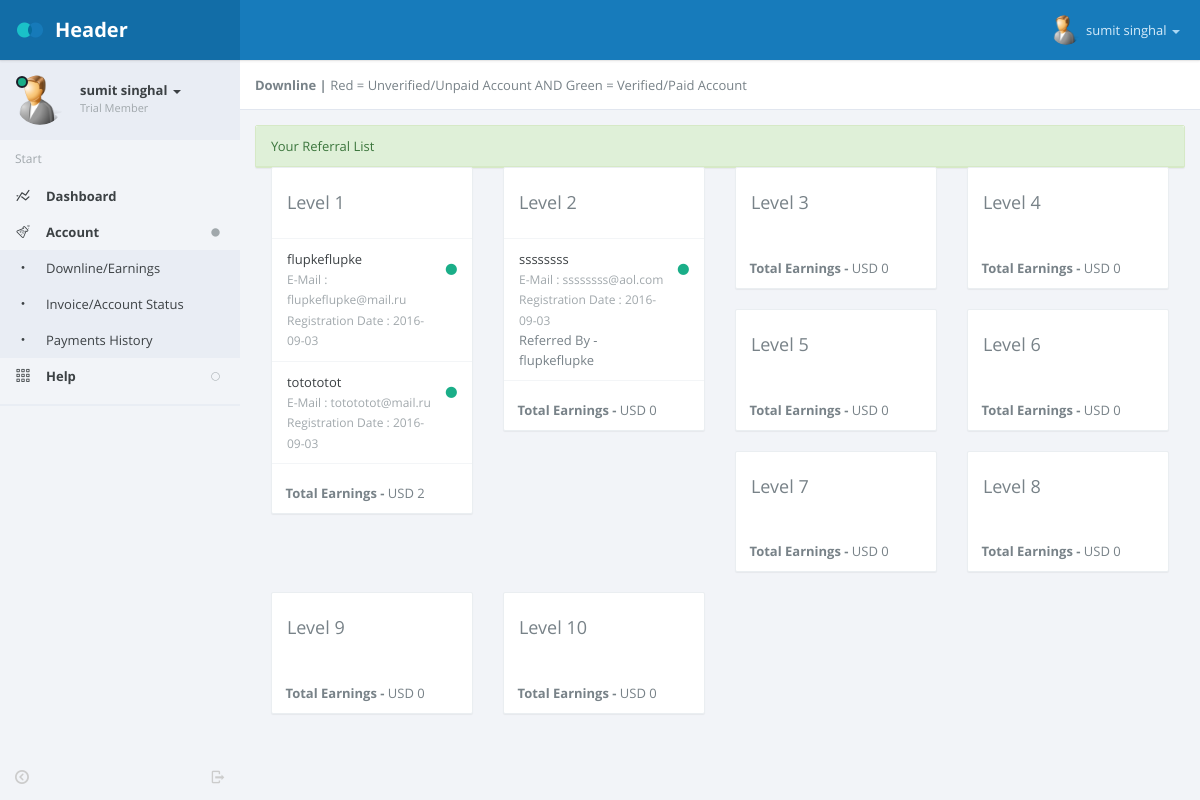
The page /downline.php (signed in) on the database its author committed.
### tables this page shows
CREATE TABLE `settings` (
  `email` varchar(100) NOT NULL DEFAULT 'Enter Your E-Mail Address',
  `sno` int(9) NOT NULL,
  `wlink` varchar(100) NOT NULL DEFAULT 'www.yourwebsite.com',
  `invoicedetails` text NOT NULL,
  `coname` text NOT NULL,
  `fblink` text NOT NULL,
  `twitterlink` text NOT NULL,
  `paypalid` text NOT NULL,
  `maintain` int(1) NOT NULL DEFAULT '0',
  `alwdpayment` int(11) NOT NULL DEFAULT '0' COMMENT 'user will get payment via paypal or via payment in bank account.',
  `minmobile` double NOT NULL,
  `maxmobile` double NOT NULL,
  `footer` varchar(50) NOT NULL,
  `header` varchar(50) NOT NULL,
  `payzaid` varchar(128) NOT NULL DEFAULT 'Not Available',
  `solidtrustid` varchar(128) NOT NULL DEFAULT 'Not Available',
  `solidbutton` varchar(128) NOT NULL DEFAULT 'Not Available'
);

CREATE TABLE `affiliateuser` (
  `Id` int(11) NOT NULL,
  `username` varchar(15) NOT NULL,
  `password` varchar(255) NOT NULL,
  `fname` text NOT NULL,
  `address` text NOT NULL,
  `email` text NOT NULL,
  `referedby` varchar(15) NOT NULL DEFAULT 'none',
  `ref_h` varchar(4) NOT NULL DEFAULT 'none',
  `ref_side` varchar(5) NOT NULL DEFAULT 'none',
  `ipaddress` int(10) UNSIGNED NOT NULL,
  `mobile` bigint(10) NOT NULL,
  `active` int(11) NOT NULL,
  `doj` date NOT NULL,
  `country` text NOT NULL,
  `tamount` double NOT NULL DEFAULT '0',
  `payment` varchar(10) NOT NULL,
  `signupcode` text NOT NULL,
  `level` int(1) NOT NULL DEFAULT '2',
  `pcktaken` int(10) NOT NULL DEFAULT '0',
  `launch` int(1) NOT NULL DEFAULT '0',
  `expiry` date NOT NULL DEFAULT '2199-12-31',
  `bankname` varchar(250) NOT NULL DEFAULT 'Not Available',
  `accountname` varchar(250) NOT NULL DEFAULT 'Not Available',
  `accountno` double NOT NULL DEFAULT '0',
  `accounttype` int(11) NOT NULL DEFAULT '0',
  `ifsccode` varchar(100) NOT NULL DEFAULT 'Not Available',
  `getpayment` int(11) NOT NULL DEFAULT '1',
  `renew` int(1) NOT NULL DEFAULT '0',
  `h_balance` int(10) NOT NULL DEFAULT '0',
  `real_balance` int(10) NOT NULL DEFAULT '0',
  `h1_left` varchar(15) NOT NULL DEFAULT 'none',
  `h1_right` varchar(15) NOT NULL DEFAULT 'none',
  `h2_left` varchar(15) NOT NULL DEFAULT 'none',
  `h2_right` varchar(15) NOT NULL DEFAULT 'none',
  `h3_left` varchar(15) NOT NULL DEFAULT 'none',
  `h3_right` varchar(15) NOT NULL DEFAULT 'none',
  `h1_active` int(11) NOT NULL DEFAULT '0',
  `h2_active` int(11) NOT NULL DEFAULT '0',
  `h3_active` int(11) NOT NULL DEFAULT '0'
);

CREATE TABLE `packages` (
  `id` int(11) NOT NULL,
  `name` text NOT NULL,
  `price` double NOT NULL DEFAULT '0',
  `currency` text NOT NULL,
  `details` text NOT NULL,
  `tax` double NOT NULL DEFAULT '0',
  `mpay` double NOT NULL DEFAULT '0',
  `sbonus` double DEFAULT '0',
  `cdate` date NOT NULL,
  `active` int(1) NOT NULL DEFAULT '1',
  `level1` double NOT NULL DEFAULT '0',
  `level2` double NOT NULL DEFAULT '0',
  `level3` double NOT NULL DEFAULT '0',
  `level4` double NOT NULL DEFAULT '0',
  `level5` double NOT NULL DEFAULT '0',
  `level6` double NOT NULL DEFAULT '0',
  `level7` double NOT NULL DEFAULT '0',
  `level8` double NOT NULL DEFAULT '0',
  `level9` double NOT NULL DEFAULT '0',
  `level10` double NOT NULL DEFAULT '0',
  `level11` double NOT NULL DEFAULT '0',
  `level12` double NOT NULL DEFAULT '0',
  `level13` double NOT NULL DEFAULT '0',
  `level14` double NOT NULL DEFAULT '0',
  `level15` double NOT NULL DEFAULT '0',
  `level16` double NOT NULL DEFAULT '0',
  `level17` double NOT NULL DEFAULT '0',
  `level18` double NOT NULL DEFAULT '0',
  `level19` double NOT NULL DEFAULT '0',
  `level20` double NOT NULL DEFAULT '0',
  `gateway` int(1) NOT NULL DEFAULT '3',
  `validity` int(5) NOT NULL DEFAULT '0'
);

### downline.php (the view, shortened to what this page needs)
<?php
include_once ("z_db.php");
?>
<!DOCTYPE html>
<html lang="en" class="app">
<head>
<link rel="stylesheet" href="css/app.v1.css" type="text/css" />
</head>
<body class="">
<section class="vbox">
  <header class="bg-primary header header-md navbar navbar-fixed-top-xs box-shadow">
    <div class="navbar-header aside-md dk"> <a href="dashboard.php" class="navbar-brand"><img src="images/logo.png" class="m-r-sm"><?php $query="SELECT header from settings where sno=0";
 $result = mysqli_query($con,$query);
while($row = mysqli_fetch_array($result))
{
	$header="$row[header]";
	print $header;
	}
  ?></a> <a class="btn btn-link visible-xs" data-toggle="dropdown" data-target=".user"> <i class="fa fa-cog"></i> </a> </div>
    <ul class="nav navbar-nav navbar-right m-n hidden-xs nav-user user">
      <li class="dropdown"> <a href="#" class="dropdown-toggle" data-toggle="dropdown"> <span class="thumb-sm avatar pull-left"> <img src="images/a0.jpg"> </span> <?php
		  $sql="SELECT fname FROM  affiliateuser WHERE username='".$_SESSION['username']."'";
		  if ($result = mysqli_query($con, $sql)) {
    while ($row = mysqli_fetch_row($result)) {
        print $row[0];
    }
}
	   ?> <b class="caret"></b> </a>
      </li>
    </ul>
  </header>
  <section>
    <section class="hbox stretch">
      <aside class="bg-light aside-md hidden-print" id="nav">
        <section class="vbox">
          <section class="w-f scrollable">
            <div class="slim-scroll" data-height="auto" data-disable-fade-out="true" data-distance="0" data-size="10px" data-color="#333333">
              <div class="clearfix wrapper dk nav-user hidden-xs">
                <div class="dropdown"> <a href="#" class="dropdown-toggle" data-toggle="dropdown"> <span class="thumb avatar pull-left m-r"> <img src="images/a0.jpg"> <i class="on md b-black"></i> </span> <span class="hidden-nav-xs clear"> <span class="block m-t-xs"> <strong class="font-bold text-lt"><?php
		  $sql="SELECT fname,country,pcktaken FROM  affiliateuser WHERE username='".$_SESSION['username']."'";
		  if ($result = mysqli_query($con, $sql)) {
    while ($row = mysqli_fetch_row($result)) {
        print $row[0];
		$pcktaken=$row[2];
		 $sql2="SELECT name FROM packages WHERE id=$pcktaken";
		 if ($result2 = mysqli_query($con, $sql2)) {
		  while ($row2 = mysqli_fetch_row($result2)) {
		 $pkname=$row2[0];
		 }
		 }
    }
}
  $qu="SELECT * FROM  packages where id = $pcktaken";
$re = mysqli_query($con,$qu);
while($r = mysqli_fetch_array($re))
{
	$pckcur="$r[currency]";
}
	   ?></strong> <b class="caret"></b> </span> <span class="text-muted text-xs block"><?php print "$pkname Member"; ?></span> </span> </a>
                </div>
              </div>
              <nav class="nav-primary hidden-xs">
                <div class="text-muted text-sm hidden-nav-xs padder m-t-sm m-b-sm">Start</div>
                <ul class="nav nav-main" data-ride="collapse">
                  <li> <a href="dashboard.php" class="auto"> <i class="i i-statistics icon"> </i> <span class="font-bold">Dashboard</span> </a> </li>
                  <li class="active" > <a href="#" class="auto"> <span class="pull-right text-muted"> <i class="i i-circle-sm-o text"></i> <i class="i i-circle-sm text-active"></i> </span> <i class="i i-lab icon"> </i> <span class="font-bold">Account</span> </a>
                    <ul class="nav dk">
                      <li class="active" > <a href="downline.php" class="auto"> <i class="i i-dot"></i> <span>Downline/Earnings</span> </a> </li>
                      <li> <a href="invoice.php" class="auto"> <i class="i i-dot"></i> <span>Invoice/Account Status</span> </a> </li>
					  <li> <a href="paymentshistory.php" class="auto"> <i class="i i-dot"></i> <span>Payments History</span> </a> </li>
                    </ul>
                  </li>
                  <li > <a href="#" class="auto"> <span class="pull-right text-muted"> <i class="i i-circle-sm-o text"></i> <i class="i i-circle-sm text-active"></i> </span> <i class="i i-grid2 icon"> </i> <span class="font-bold">Help</span> </a>
                  </li>
                </ul>
                <div class="line dk hidden-nav-xs"></div>
              </nav>
            </div>
          </section>
          <footer class="footer hidden-xs no-padder text-center-nav-xs"> <a href="logout.php" data-toggle="ajaxModal" class="btn btn-icon icon-muted btn-inactive pull-right m-l-xs m-r-xs hidden-nav-xs"> <i class="i i-logout"></i> </a> <a href="#nav" data-toggle="class:nav-xs" class="btn btn-icon icon-muted btn-inactive m-l-xs m-r-xs"> <i class="i i-circleleft text"></i> <i class="i i-circleright text-active"></i> </a> </footer>
        </section>
      </aside>
      <section id="content">
        <section class="vbox">
          <header class="header bg-white b-b b-light">
            <p><strong>Downline | </strong>Red = Unverified/Unpaid Account  AND Green = Verified/Paid Account</p>
          </header>
          <section class="scrollable wrapper">
            <div class="row">
              <div class="col-sm-12 portlet">
                <section class="panel panel-success portlet-item">
                  <header class="panel-heading"> Your Referral List </header>
                  <ul class="list-group alt">
				  <div class="col-lg-3">
                <section class="panel panel-default">
                  <div class="panel-body"><h4>Level 1</h4>
				  </div>
					<?php
$totalrefear=0;
$query="SELECT fname,email,doj,active,username,pcktaken FROM  affiliateuser where referedby = '".$_SESSION['username']."'";
  $result = mysqli_query($con,$query);
while($row = mysqli_fetch_array($result))
{
 $ac="$row[active]";
	$pcktook="$row[pcktaken]";
	$qu="SELECT level1 FROM  packages where id = $pcktook";
$re = mysqli_query($con,$qu);
while($r = mysqli_fetch_array($re))
{
	$ll1="$r[0]";
}
if ($ac==1)
{
$status="success";
$totalrefear=$totalrefear+$ll1;
}
else
{
$status="danger";
}
  echo "<li class='list-group-item'>
                      <div class='media'>
                        <div class='pull-right text-$status m-t-sm'> <i class='fa fa-circle'></i> </div>
                        <div class='media-body'>
                          <div><a href='#'>$row[fname]</a></div>
                         <small class='text-muted'>E-Mail : $row[email]</small> <br><small class='text-muted'>Registration Date : $row[doj] </small><br></small></div>
                      </div>
                    </li> ";
  }
print "</br> <P><b>&nbsp;&nbsp;&nbsp; Total Earnings - </b>$pckcur $totalrefear</p>";
?>
                </section>
              </div>
			  <div class="col-lg-3">
                <section class="panel panel-default">
                  <div class="panel-body"><h4>Level 2</h4></div>
<?php
$totalrefear=0;
$query="SELECT fname,email,doj,active,username FROM  affiliateuser where referedby = '".$_SESSION['username']."'";
 $result = mysqli_query($con,$query);
while($row = mysqli_fetch_array($result))
{
 $countusername="$row[username]";
 $query22="SELECT fname,email,doj,active,username,pcktaken FROM  affiliateuser where referedby = '$countusername'";
 $result22 = mysqli_query($con,$query22);
while($row22 = mysqli_fetch_array($result22))
{
 $ac2="$row22[active]";
 $pcktook="$row22[pcktaken]";
	$qu="SELECT level2 FROM  packages where id = $pcktook";
$re = mysqli_query($con,$qu);
while($r = mysqli_fetch_array($re))
{
	$ll2="$r[0]";
}
if ($ac2==1)
{
$status2="success";
$totalrefear=$totalrefear+$ll2;
}
else
{
$status2="danger";
}
  echo "<li class='list-group-item'>
                      <div class='media'>
                        <div class='pull-right text-$status2 m-t-sm'> <i class='fa fa-circle'></i> </div>
                        <div class='media-body'>
                          <div><a href='#'>$row22[fname]</a></div>
                         <small class='text-muted'>E-Mail : $row22[email]</small> <br><small class='text-muted'>Registration Date : $row22[doj] </small><br>Referred By - $row[fname]</small></div>
                      </div>
                    </li> ";
  }
 }
 print "</br> <P><b>&nbsp;&nbsp;&nbsp; Total Earnings - </b>$pckcur $totalrefear</p>";
?>
                </section>
              </div>
			  		  <div class="col-lg-3">
                <section class="panel panel-default">
                  <div class="panel-body"><h4>Level 3</h4></div>
					<?php
$totalrefear=0;
  print "</br> <P><b>&nbsp;&nbsp;&nbsp; Total Earnings - </b>$pckcur $totalrefear</p>";
?>
                </section>
              </div>
			  <div class="col-lg-3">
                <section class="panel panel-default">
                  <div class="panel-body"><h4>Level 4</h4></div>
					<?php
$totalrefear=0;
 print "</br> <P><b>&nbsp;&nbsp;&nbsp; Total Earnings - </b>$pckcur $totalrefear</p>";
?>
                </section>
              </div>
			  <div class="col-lg-3">
                <section class="panel panel-default">
                  <div class="panel-body"><h4>Level 5</h4></div>
					<?php
$totalrefear=0;
 print "</br> <P><b>&nbsp;&nbsp;&nbsp; Total Earnings - </b>$pckcur $totalrefear</p>";
?>
                </section>
              </div>
			    <div class="col-lg-3">
                <section class="panel panel-default">
                  <div class="panel-body"><h4>Level 6</h4></div>
					<?php
$totalrefear=0;
  print "</br> <P><b>&nbsp;&nbsp;&nbsp; Total Earnings - </b>$pckcur $totalrefear</p>";
?>
                </section>
              </div>
			  			    <div class="col-lg-3">
                <section class="panel panel-default">
                  <div class="panel-body"><h4>Level 7</h4></div>
					<?php
$totalrefear=0;
  print "</br> <P><b>&nbsp;&nbsp;&nbsp; Total Earnings - </b>$pckcur $totalrefear</p>";
?>
                </section>
              </div>
			  			    <div class="col-lg-3">
                <section class="panel panel-default">
                  <div class="panel-body"><h4>Level 8</h4></div>
					<?php
$totalrefear=0;
  print "</br> <P><b>&nbsp;&nbsp;&nbsp; Total Earnings - </b>$pckcur $totalrefear</p>";
?>
                </section>
              </div>
				    <div class="col-lg-3">
                <section class="panel panel-default">
                  <div class="panel-body"><h4>Level 9</h4></div>
					<?php
$totalrefear=0;
  print "</br> <P><b>&nbsp;&nbsp;&nbsp; Total Earnings - </b>$pckcur $totalrefear</p>";
?>
                </section>
              </div>
<div class="col-lg-3">
                <section class="panel panel-default">
                  <div class="panel-body"><h4>Level 10</h4></div>
					<?php
$totalrefear=0;
  print "</br> <P><b>&nbsp;&nbsp;&nbsp; Total Earnings - </b>$pckcur $totalrefear</p>";
?>
                </section>
              </div>
                  </ul>
                </section>
              </div>
            </div>
          </section>
        </section>
        <a href="#" class="hide nav-off-screen-block" data-toggle="class:nav-off-screen" data-target="#nav"></a> </section>
    </section>
  </section>
</section>
</body>
</html>

### rows shown on the page
settings: header "Header"
affiliateuser: fname "sumit singhal"
packages: name "Trial", currency "USD"
affiliateuser: fname "flupkeflupke", email "flupkeflupke@mail.ru", doj "2016-09-03"
affiliateuser: fname "totototot", email "totototot@mail.ru", doj "2016-09-03"
affiliateuser: fname "ssssssss", email "ssssssss@aol.com", doj "2016-09-03"

### other values the page prints
$totalrefear "2"
$totalrefear "0"
